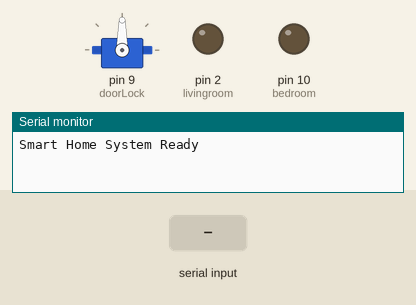
This sketch was run on a simulated Arduino Uno, built with avr-gcc and run on an emulated ATmega328P. On the bench: servo, output pins drawn as LEDs (lit = HIGH), the last lines printed to the serial monitor. The inputs (shaded band) are chosen by the test bench.

Above: at 1.2 s.
1.3 s: "6" received over the second serial link
4.3 s: "4" received over the second serial link
At 4.8 s:
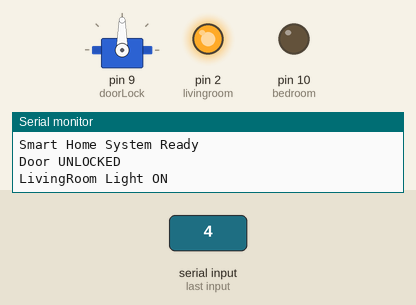
5.8 s: "7" received over the second serial link
At 7.8 s:
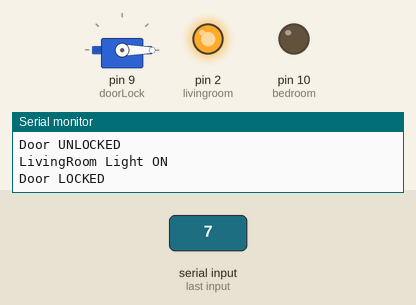
8.8 s: "5" received over the second serial link
At 9.4 s:
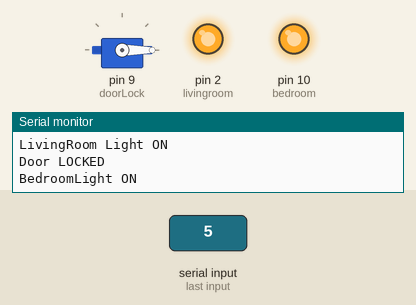
10.3 s: "1" received over the second serial link
At 11.5 s:
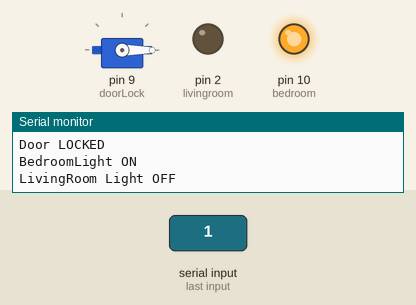
11.8 s: "6" received over the second serial link
At 13.5 s:
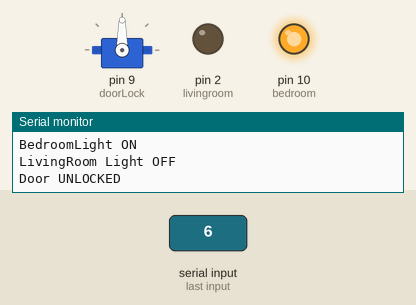
Timing chart, 0 to 15.0 s (numbered marks = the images above; inputs shaded):
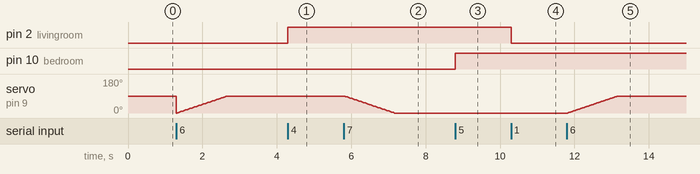

The sketch:

bluetooth_smarthome.ino
```cpp
#include <Servo.h>
#include <SoftwareSerial.h>


//DefineSoftwareSerialpinsforHC-05communication
//NOTE:ThesepinsarenotD0/D1,eliminatingtheconflict.
const int bluetoothRx = 11;  //ConnectstoHC-05TX
const int bluetoothTx = 12;  //ConnectstoHC-05RX
SoftwareSerial bluetooth(bluetoothRx, bluetoothTx);

Servo myservo;

//Yourexistingpindefinitions
int position = 0;
int livingroom = 2;
int doorLock = 9;  //Servocontrolpin
int bedroom = 10;

char incomingValue = 0;

void setup() {
  Serial.begin(9600);     //ONLYfordebuggingoutputtothePCSerialMonitor
  bluetooth.begin(9600);  //**HC-05communicationnowstartshere**

  myservo.attach(doorLock);
  pinMode(livingroom, OUTPUT);
  pinMode(bedroom, OUTPUT);

  Serial.println("Smart Home System Ready");
}

void loop() {
  //ChecktheBluetoothserialportinsteadofthehardwareSerialport
  if (bluetooth.available()) {
    incomingValue = bluetooth.read();

    //------------------
    //Servo/DoorLockControl
    //...yourservologicremainsthesame...
    if (incomingValue == '6') {
      for (position = 0; position <= 90; position += 1) {
        myservo.write(position);
        delay(15);
      }
      Serial.println("Door UNLOCKED");
    }

    if (incomingValue == '7') {
      for (position = 90; position >= 0; position -= 1) {
        myservo.write(position);
        delay(15);
      }
      Serial.println("Door LOCKED");
    }
    //------------------

    //LightControls(Sameasbefore)
    if (incomingValue == '4') {
      digitalWrite(livingroom, HIGH);
      Serial.println("LivingRoom Light ON");
    }
    if (incomingValue == '1') {
      digitalWrite(livingroom, LOW);
      Serial.println("LivingRoom Light OFF");
    }
    if (incomingValue == '5') {
      digitalWrite(bedroom, HIGH);
      Serial.println("BedroomLight ON");
    }
    if (incomingValue == '2') {
      digitalWrite(bedroom, LOW);
      Serial.println("BedroomLight OFF");
    }
    if (incomingValue == '9') {
      digitalWrite(livingroom, HIGH);
      digitalWrite(bedroom, HIGH);
      Serial.println("ALLLIGHT'S ON");
    }
    if (incomingValue == '0') {
      digitalWrite(livingroom, LOW);
      digitalWrite(bedroom, LOW);
      Serial.println("ALLLIGHT'S OFF");
    }
  }
}
```

Measured:
- after the input at 4.3 s, pin 2 (livingroom): LOW → HIGH at once
- after the input at 5.8 s, servo on pin 9 (doorLock): moves from 90° to 0° over 1.3 s, starting at once
- after the input at 8.8 s, pin 10 (bedroom): LOW → HIGH at once
- after the input at 10.3 s, pin 2 (livingroom): HIGH → LOW at once
- after the input at 11.8 s, servo on pin 9 (doorLock): moves from 0° to 90° over 1.3 s, starting at once
